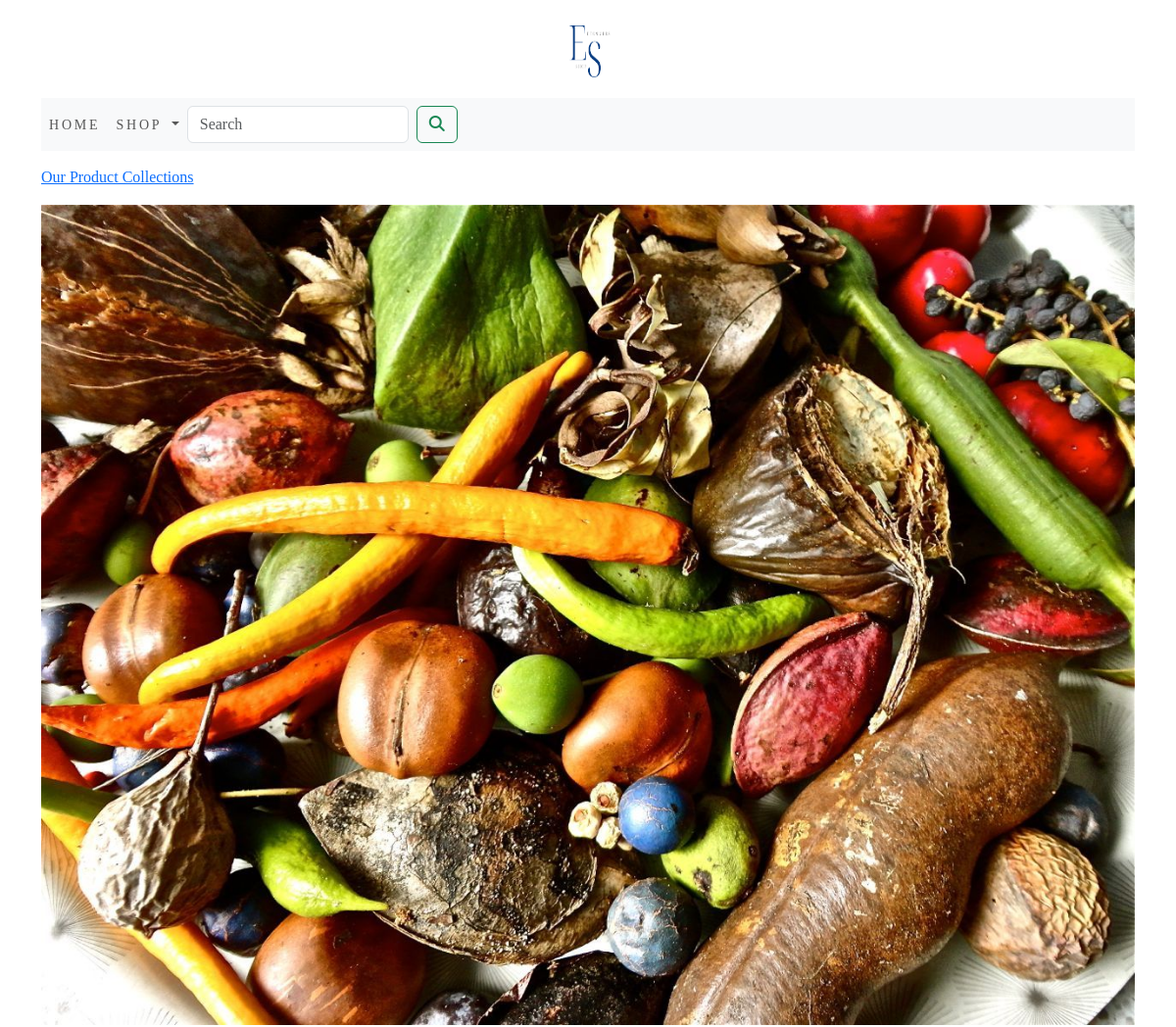
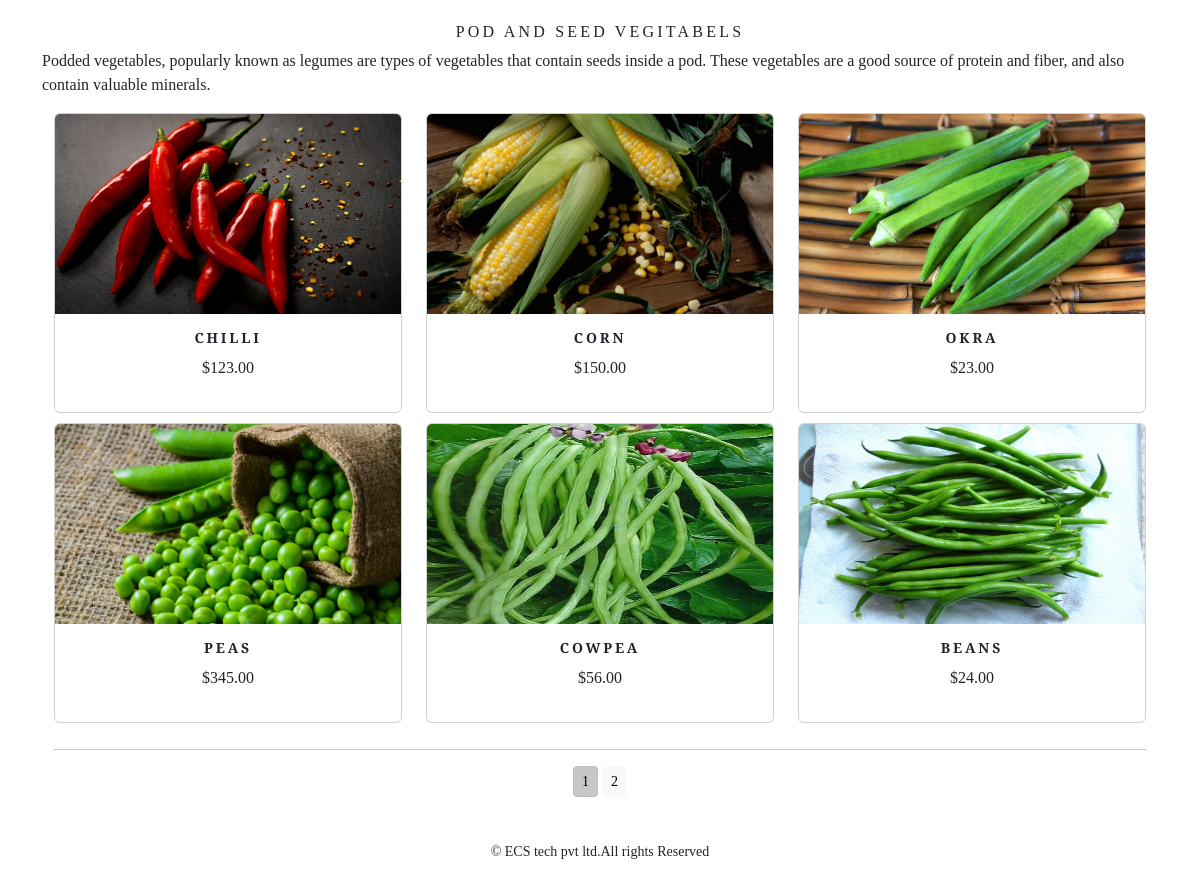
The page /ecommers/pod-and-seed-vegitabels/ (signed in) on the database its author committed (2 pictures, top to bottom).
### ecommers_app/models.py (models this page shows, shortened)
class Category(models.Model):
    name=models.CharField(max_length=300,unique=True)  #unique using the name consider only unque value
    slug=models.SlugField(max_length=250,unique=True)
    description=models.TextField(blank=True)
    image=models.ImageField(upload_to='category',blank=True)
    class Metta:
        ordering=('name',)
        verbose_name='category'
        verbose_name_plural='categories'
    def get_url(self):
        return reverse('ecommers_app:product_by_category',args=[self.slug])

class Product(models.Model):
    name = models.CharField(max_length=300, unique=True)
    slug=models.SlugField(max_length=250,unique=True)
    description=models.TextField(blank=True)
    price=models.DecimalField(max_digits=10,decimal_places=2)
    category=models.ForeignKey(Category,on_delete=models.CASCADE) #cascade using the previous values delete and new add
    image= models.ImageField(upload_to='product', blank=True)
    stock=models.IntegerField()
    available=models.BooleanField(default=True)
    created=models.DateField(auto_now_add=True)
    updated=models.DateField(auto_now=True)
    def get_url(self):
        return reverse('ecommers_app:prodCatdetail',args=[self.category.slug,self.slug])
    class Metta:
        ordering=('name',)
        verbose_name='product'
        verbose_name_plural='products'

### ecommers_app/views.py (the view)
# urls.py: path('',views.allProdCat,name='allProdCat'),
def allProdCat(request,c_slug=None):
    c_page=None
    products_list=None
    if c_slug!=None:
        c_page=get_object_or_404(Category,slug=c_slug)
        products_list=Product.objects.all().filter(category=c_page,available=True)
    else:
        products_list=Product.objects.all().filter(available=True)
    paginator=Paginator(products_list,6)
    try:
        page=int(request.GET.get('page','1'))
    except:
        page=1
    try:
        products=paginator.page(page)
    except (EmptyPage,InvalidPage):
        products=paginator.page(paginator.num_pages)
    return render(request,"category.html",{'category':c_page,'product1':products})

### cart_app/context_processors.py (called while the page is built)
def counter(request):
    item_count=0
    if 'admin' in request.path:
        return {}
    else:
        try:
            cart=Cart.objects.filter(cart_id=_cart_id(request))
            cart_items=CartItem.objects.all().filter(cart=cart[:1])
            for cart_item in cart_items:
                item_count += cart_item.quantity
        except Cart.DoesNotExist:
            item_count = 0
    return dict(item_count=item_count)

### cart_app/views.py (called while the page is built)
def _cart_id(request):
    cart=request.session.session_key
    if not cart:
        cart=request.session.session.create()
    return cart

### ecommers_app/context_processors.py (called while the page is built)
def menu_links(request):
    links=Category.objects.all()
    return dict(links=links)

### templates/category.html (shortened to what this page needs)
{% extends 'base.html' %}
{% load static %}
{% block content %}
   {% if category %}
      <div>
          <div class="row my_row_class">
              <div class="mx-auto">
               <p><a href="{% url 'ecommers_app:allProdCat' %}">Our Product Collections </a></p>
               </div>
          </div>
      </div>
  {% endif %}
  <div class="mx_auto">
      {% if category %}
           <img class="my_image" src="{{category.image.url}}" alt="{{category.name}}" width="500px" height="300px">
  </div>
    <br>
  <div>
     <h1 class="text-center my_title">{{category.name}}</h1>
    <p class="text-justify">{{category.description}}</p>
  </div>
    {% endif %}
<div class="container">
    <div class="row mx_auto">
        {% for kproduct in product1.object_list %}
        <div class="my_bottom_margin col-9 col-sm-12 col-md-4  col-lg-4">
          <div class="card text-center" style="min-width:18rem;">
              <a href="{{kproduct.get_url}}"><img class="card-img-top my-image" src="{{kproduct.image.url}}" alt="{{kproduct.name}}" width="300px" height="200px"></a>
          <div class="card-body">
              <h4><b>{{kproduct.name}}</b></h4>
              <p>${{kproduct.price}}</p>
          </div>
          </div>
        </div>
        {% endfor %}
    </div>
    <div class="mx-auto">
        {% if product1.paginator.num_pages > 1 %}
          <hr>
          <div class="text-center">
            {% for pg in product1.paginator.page_range %}
            <a href="?page={{pg}}" class="btn btn-light btn-sm {% if product1.number == pg %} active {% endif %}">{{pg}}</a>
            {% endfor %}
          </div>
        {% endif %}
    </div>
    <br>
</div>
{% endblock %}

### static/css/custom.css (style rules this page uses)
body { font-family: 'Hedvig Letters Serif', serif; }
.my_row_class { padding-top :15px; }
.my_image { width:100%; height:auto; }
.my_title { font-size:16px; text-transform:uppercase; letter-spacing:.2em; }
.my_bottom_margin { margin-bottom:10px; }
.card-body h4 { font-size:14px; text-transform:uppercase; letter-spacing:.2em; }

### rows shown on the page
Category: image (picture), name "POD AND SEED VEGITABELS", description "Podded vegetables, popularly known as legumes are types of vegetables that contain seeds inside a pod. These vegetables are a good source of protein and fiber, and also contain valuable minerals."
Product: image (picture), name "CHILLI", price "123.00"
Product: image (picture), name "CORN", price "150.00"
Product: image (picture), name "OKRA", price "23.00"
Product: image (picture), name "PEAS", price "345.00"
Product: image (picture), name "COWPEA", price "56.00"
Product: image (picture), name "BEANS", price "24.00"

### other values the page prints
{{ pg }} "1" "2"
